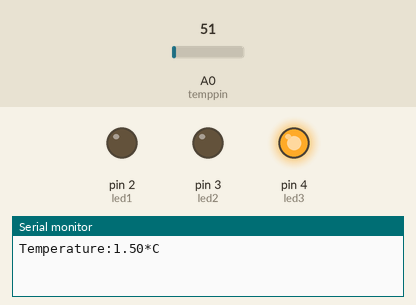
The sketch below on a simulated Arduino Uno, built with avr-gcc and run on an emulated ATmega328P. Shown: output pins drawn as LEDs (lit = HIGH), the last lines printed to the serial monitor. Inputs (shaded band) come from the test bench; at power-on: A0 (temppin) = 51.

Above: at 1.5 s.
At 6.7 s:
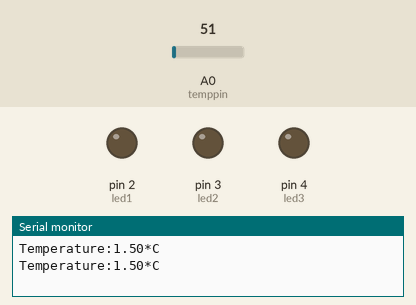
Timing chart, 0 to 8.1 s (numbered marks = the images above):
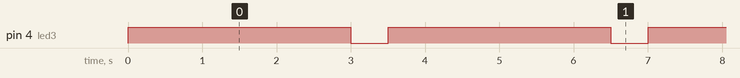

Measured:
- by itself, pin 4 (led3): alternates HIGH for 3.0 s and LOW for 0.50 s

The sketch:

Temperature_Sensor_with_Leds.ino
```cpp
// C++ code
//
int temppin=A0;
int led1=2;
int led2=3;
int led3=4;
float threshold=5.0;
void setup()
{
  Serial.begin(9600);
  pinMode(led1,OUTPUT);
  pinMode(led2,OUTPUT);
  pinMode(led3,OUTPUT);
}
void loop()
{
  int val=analogRead(temppin);
  float temp=val*(3.0/1023.0)*10;
  Serial.print("Temperature:");
  Serial.print(temp);
  Serial.println("*C");
  if (temp>=10.0)
  {
    digitalWrite(led1,HIGH);
    delay(3000);
    digitalWrite(led1,LOW);
  }
  else if(temp<10.0 && temp>=5.0)
  {
    digitalWrite(led2,HIGH);
    delay(3000);
    digitalWrite(led2,LOW);
  }
  else
  {
    digitalWrite(led3,HIGH);
    delay(3000);
    digitalWrite(led3,LOW);
  }
  delay(500);
}
```
